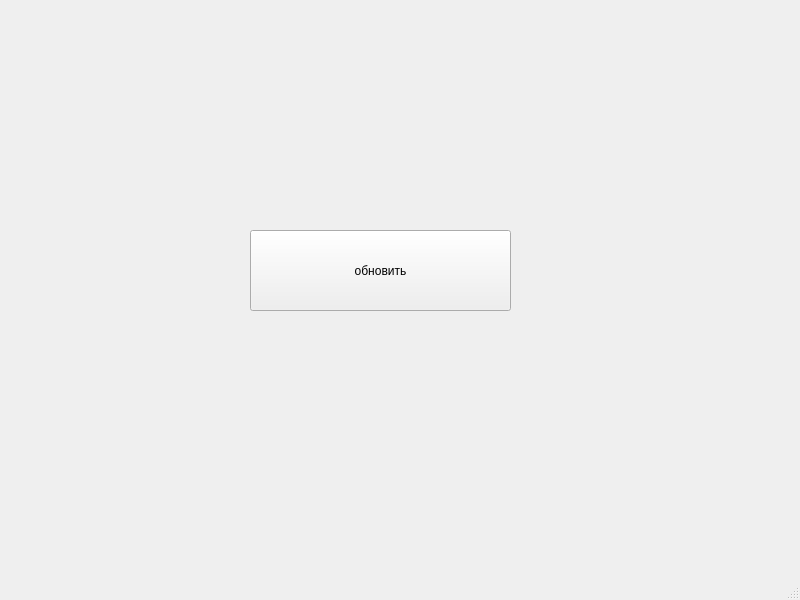
<?xml version="1.0" encoding="UTF-8"?>
<ui version="4.0">
 <class>MainWindow</class>
 <widget class="QMainWindow" name="MainWindow">
  <property name="geometry">
   <rect>
    <x>0</x>
    <y>0</y>
    <width>800</width>
    <height>600</height>
   </rect>
  </property>
  <property name="windowTitle">
   <string>MainWindow</string>
  </property>
  <widget class="QWidget" name="centralwidget">
   <widget class="QPushButton" name="pb">
    <property name="geometry">
     <rect>
      <x>250</x>
      <y>230</y>
      <width>261</width>
      <height>81</height>
     </rect>
    </property>
    <property name="text">
     <string>обновить</string>
    </property>
   </widget>
  </widget>
  <widget class="QMenuBar" name="menubar">
   <property name="geometry">
    <rect>
     <x>0</x>
     <y>0</y>
     <width>800</width>
     <height>26</height>
    </rect>
   </property>
  </widget>
  <widget class="QStatusBar" name="statusbar"/>
 </widget>
 <resources/>
 <connections/>
</ui>
